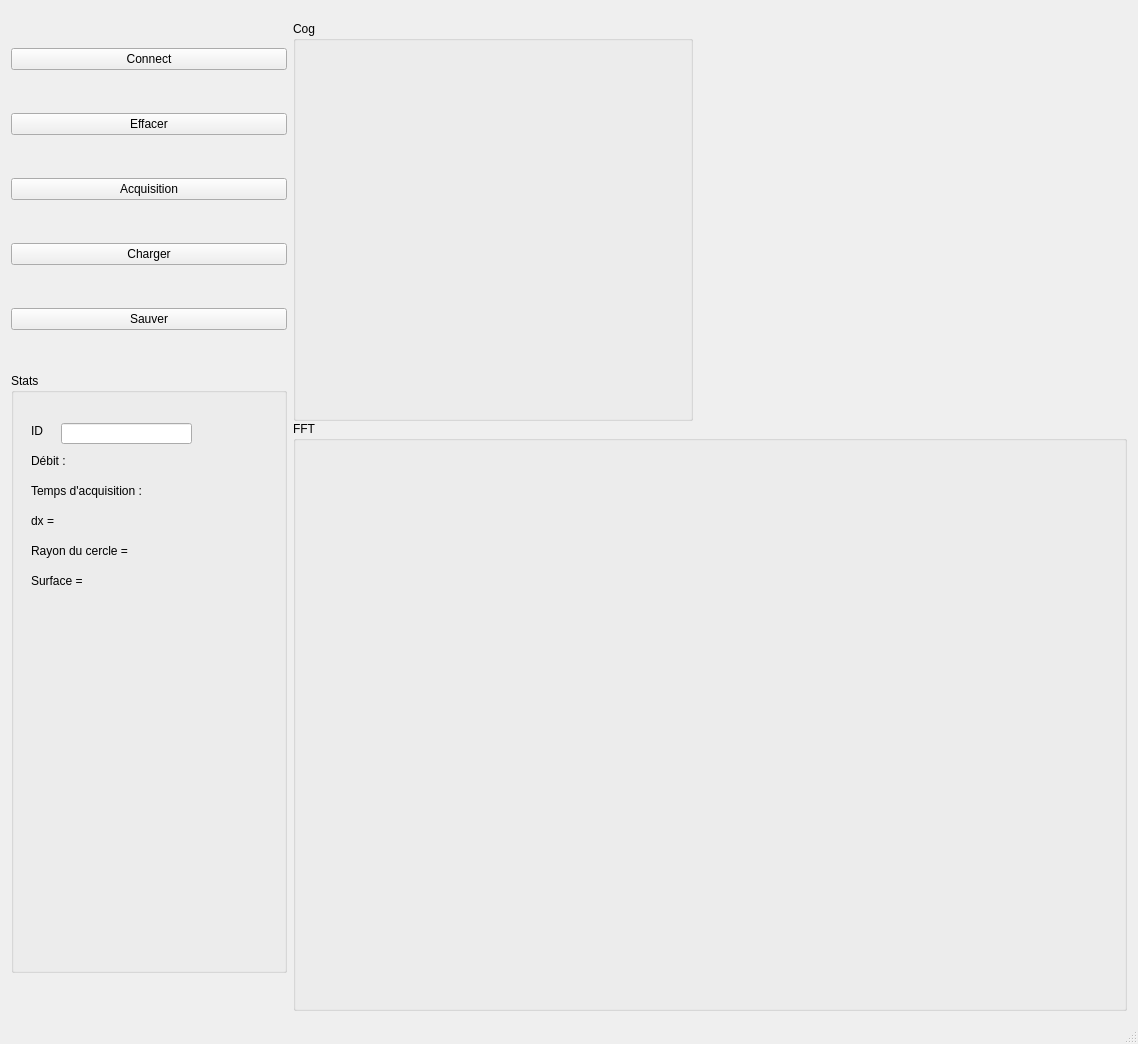
<?xml version="1.0" encoding="UTF-8"?>
<ui version="4.0">
 <class>MainWindow</class>
 <widget class="QMainWindow" name="MainWindow">
  <property name="geometry">
   <rect>
    <x>0</x>
    <y>0</y>
    <width>1138</width>
    <height>1044</height>
   </rect>
  </property>
  <property name="sizePolicy">
   <sizepolicy hsizetype="Minimum" vsizetype="Preferred">
    <horstretch>0</horstretch>
    <verstretch>0</verstretch>
   </sizepolicy>
  </property>
  <property name="windowTitle">
   <string>MainWindow</string>
  </property>
  <widget class="QWidget" name="centralWidget">
   <layout class="QHBoxLayout" name="horizontalLayout_3">
    <item>
     <layout class="QVBoxLayout" name="verticalLayout">
      <property name="sizeConstraint">
       <enum>QLayout::SetMinimumSize</enum>
      </property>
      <item>
       <widget class="QPushButton" name="pushButton_Connect">
        <property name="maximumSize">
         <size>
          <width>300</width>
          <height>16777215</height>
         </size>
        </property>
        <property name="text">
         <string>Connect</string>
        </property>
       </widget>
      </item>
      <item>
       <widget class="QPushButton" name="pushButton_Effacer">
        <property name="maximumSize">
         <size>
          <width>300</width>
          <height>16777215</height>
         </size>
        </property>
        <property name="text">
         <string>Effacer</string>
        </property>
       </widget>
      </item>
      <item>
       <widget class="QPushButton" name="pushButton_Acquisition">
        <property name="maximumSize">
         <size>
          <width>300</width>
          <height>16777215</height>
         </size>
        </property>
        <property name="text">
         <string>Acquisition</string>
        </property>
       </widget>
      </item>
      <item>
       <widget class="QPushButton" name="pushButton_Charger">
        <property name="maximumSize">
         <size>
          <width>300</width>
          <height>16777215</height>
         </size>
        </property>
        <property name="text">
         <string>Charger</string>
        </property>
       </widget>
      </item>
      <item>
       <widget class="QPushButton" name="pushButton_Sauver">
        <property name="maximumSize">
         <size>
          <width>300</width>
          <height>16777215</height>
         </size>
        </property>
        <property name="text">
         <string>Sauver</string>
        </property>
       </widget>
      </item>
      <item>
       <widget class="QGroupBox" name="groupBox">
        <property name="minimumSize">
         <size>
          <width>250</width>
          <height>300</height>
         </size>
        </property>
        <property name="maximumSize">
         <size>
          <width>300</width>
          <height>600</height>
         </size>
        </property>
        <property name="title">
         <string>Stats</string>
        </property>
        <widget class="QLabel" name="label">
         <property name="geometry">
          <rect>
           <x>20</x>
           <y>80</y>
           <width>100</width>
           <height>16</height>
          </rect>
         </property>
         <property name="text">
          <string>Débit :</string>
         </property>
        </widget>
        <widget class="QLabel" name="label_Temps">
         <property name="geometry">
          <rect>
           <x>20</x>
           <y>110</y>
           <width>241</width>
           <height>16</height>
          </rect>
         </property>
         <property name="text">
          <string>Temps d'acquisition : </string>
         </property>
        </widget>
        <widget class="QLabel" name="label_dx">
         <property name="geometry">
          <rect>
           <x>20</x>
           <y>140</y>
           <width>241</width>
           <height>16</height>
          </rect>
         </property>
         <property name="text">
          <string>dx =</string>
         </property>
        </widget>
        <widget class="QLineEdit" name="lineEdit">
         <property name="geometry">
          <rect>
           <x>50</x>
           <y>50</y>
           <width>131</width>
           <height>21</height>
          </rect>
         </property>
        </widget>
        <widget class="QLabel" name="label_2">
         <property name="geometry">
          <rect>
           <x>20</x>
           <y>50</y>
           <width>100</width>
           <height>16</height>
          </rect>
         </property>
         <property name="text">
          <string>ID</string>
         </property>
        </widget>
        <widget class="QLabel" name="label_dy">
         <property name="geometry">
          <rect>
           <x>20</x>
           <y>170</y>
           <width>241</width>
           <height>16</height>
          </rect>
         </property>
         <property name="text">
          <string>Rayon du cercle = </string>
         </property>
        </widget>
        <widget class="QLabel" name="label_Surf">
         <property name="geometry">
          <rect>
           <x>20</x>
           <y>200</y>
           <width>241</width>
           <height>16</height>
          </rect>
         </property>
         <property name="text">
          <string>Surface = </string>
         </property>
        </widget>
       </widget>
      </item>
     </layout>
    </item>
    <item>
     <layout class="QVBoxLayout" name="verticalLayout_2">
      <property name="spacing">
       <number>0</number>
      </property>
      <property name="topMargin">
       <number>10</number>
      </property>
      <item>
       <widget class="QGroupBox" name="groupBox_2">
        <property name="minimumSize">
         <size>
          <width>400</width>
          <height>400</height>
         </size>
        </property>
        <property name="maximumSize">
         <size>
          <width>400</width>
          <height>400</height>
         </size>
        </property>
        <property name="title">
         <string>Cog</string>
        </property>
        <layout class="QHBoxLayout" name="horizontalLayout_4">
         <item>
          <widget class="QCustomPlot" name="XY" native="true">
           <property name="sizePolicy">
            <sizepolicy hsizetype="Preferred" vsizetype="MinimumExpanding">
             <horstretch>0</horstretch>
             <verstretch>0</verstretch>
            </sizepolicy>
           </property>
           <property name="minimumSize">
            <size>
             <width>0</width>
             <height>0</height>
            </size>
           </property>
          </widget>
         </item>
        </layout>
       </widget>
      </item>
      <item>
       <widget class="QGroupBox" name="groupBox_3">
        <property name="minimumSize">
         <size>
          <width>400</width>
          <height>400</height>
         </size>
        </property>
        <property name="title">
         <string>FFT</string>
        </property>
        <layout class="QHBoxLayout" name="horizontalLayout">
         <item>
          <widget class="QCustomPlot" name="FFTx" native="true">
           <property name="minimumSize">
            <size>
             <width>400</width>
             <height>0</height>
            </size>
           </property>
          </widget>
         </item>
         <item>
          <widget class="QCustomPlot" name="FFTy" native="true">
           <property name="minimumSize">
            <size>
             <width>400</width>
             <height>0</height>
            </size>
           </property>
          </widget>
         </item>
        </layout>
       </widget>
      </item>
     </layout>
    </item>
   </layout>
  </widget>
  <widget class="QStatusBar" name="statusBar"/>
 </widget>
 <layoutdefault spacing="6" margin="11"/>
 <customwidgets>
  <customwidget>
   <class>QCustomPlot</class>
   <extends>QWidget</extends>
   <header>qcustomplot.h</header>
   <container>1</container>
  </customwidget>
 </customwidgets>
 <resources/>
 <connections/>
</ui>
